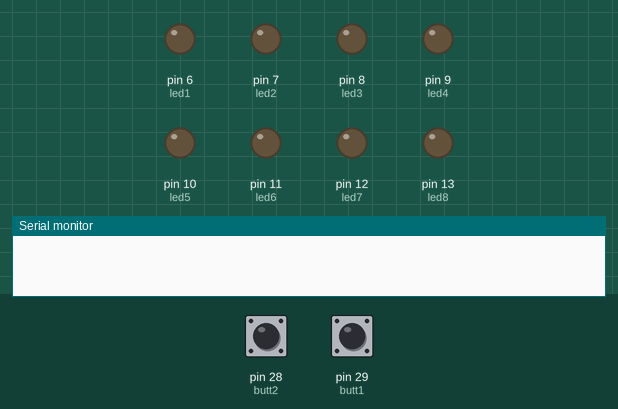
A sketch run on a simulated Arduino Mega 2560, built with avr-gcc and run on an emulated ATmega2560. On the bench: output pins drawn as LEDs (lit = HIGH), the last lines printed to the serial monitor. The inputs (shaded band) are chosen by the test bench; at power-on: pin 29 (butt1) HIGH, pin 28 (butt2) HIGH.

Above: at 1.2 s.
1.3 s: pin 29 (butt1) pulled LOW for 3.2 s
At 5.7 s:
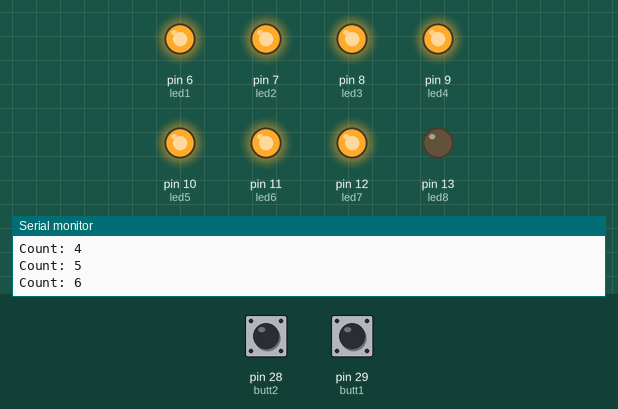
6.0 s: pin 29 (butt1) pulled LOW for 0.15 s
At 7.3 s:
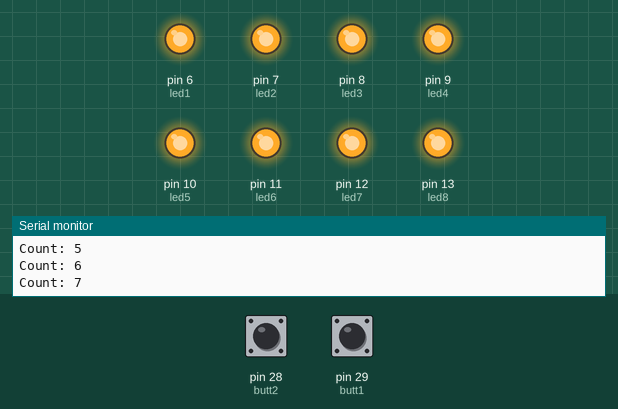
8.0 s: pin 29 (butt1) pulled LOW for 1 s
At 10.2 s:
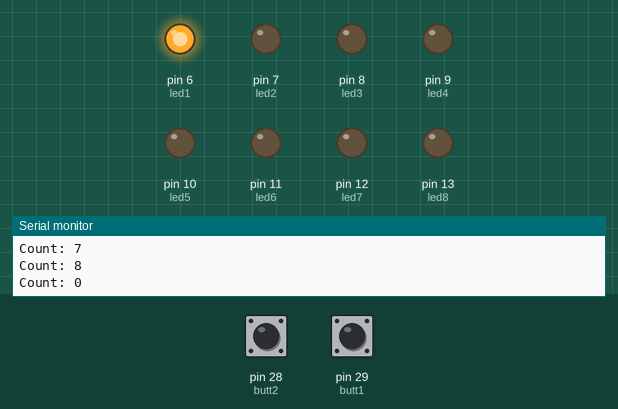
10.5 s: pin 28 (butt2) pulled LOW for 0.15 s
At 11.5 s:
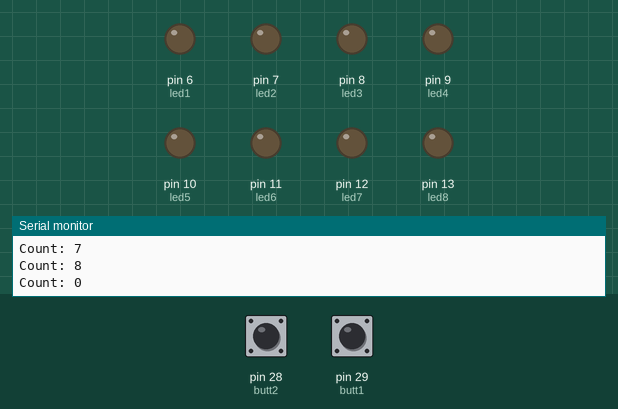
Timing chart, 0 to 13.1 s (numbered marks = the images above; inputs shaded):
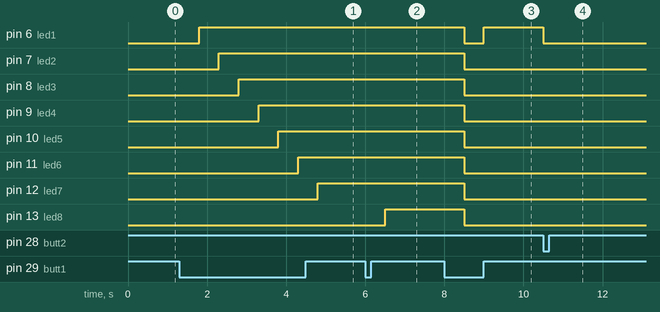

Measured:
- after the input at 1.3 s, pin 6 (led1): LOW → HIGH after 0.50 s; pin 7 (led2): LOW → HIGH after 1.0 s; pin 8 (led3): LOW → HIGH after 1.5 s; pin 9 (led4): LOW → HIGH after 2.0 s; pin 10 (led5): LOW → HIGH after 2.5 s
- after the input at 6.0 s, pin 13 (led8): LOW → HIGH after 0.50 s
- after the input at 8.0 s, pin 6 (led1): HIGH → LOW after 0.50 s, → HIGH 0.50 s later; pin 7 (led2), pin 8 (led3), pin 9 (led4), pin 10 (led5), pin 11 (led6), pin 12 (led7), pin 13 (led8): HIGH → LOW after 0.50 s
- after the input at 10.5 s, pin 6 (led1): HIGH → LOW at once

The sketch:

8pin.ino
```cpp
int buttonState1 = 0;
int buttonState2 = 0;
const int butt1 = 29;
const int butt2 = 28;
int count = 0;
const int led1 = 6;
const int led2 = 7;
const int led3 = 8;
const int led4 = 9;
const int led5 = 10;
const int led6 = 11;
const int led7 = 12;
const int led8 = 13;
int ledArray[] = {led1, led2, led3, led4, led5, led6, led7, led8};

void setup() {
  // put your setup code here, to run once:
Serial.begin(9600);
pinMode(led1, OUTPUT);
pinMode(led2, OUTPUT);
pinMode(led3, OUTPUT);
pinMode(led4, OUTPUT);
pinMode(led5, OUTPUT);
pinMode(led6, OUTPUT);
pinMode(led7, OUTPUT);
pinMode(led8, OUTPUT);
pinMode(butt1,INPUT_PULLUP);
pinMode(butt2,INPUT_PULLUP);
}

void loop() {
  // put your main code here, to run repeatedly:
buttonState1 = digitalRead(butt1);
buttonState2 = digitalRead(butt2);
// Serial.print("Butt State: ");
// Serial.println(buttonState1);


if (buttonState1 == 0){
  delay(500);
//   while(buttonState1 == LOW) {
// }
  Serial.print("Count: ");
  Serial.println(count);
  digitalWrite(ledArray[count], HIGH);
  count++;
}
  if (count > 8){
    for (int i=0; i<=7; i++) {
      digitalWrite(ledArray[i],LOW);
    }
    count = 0;
  }
    // } else {
    // // turn LED off:
    // digitalWrite(ledArray[count], LOW);
    // }
if (buttonState2 == 0){
    for (int i=0; i<=7; i++) {
      digitalWrite(ledArray[i],LOW);
    }
    count = 0;
}
}
```
